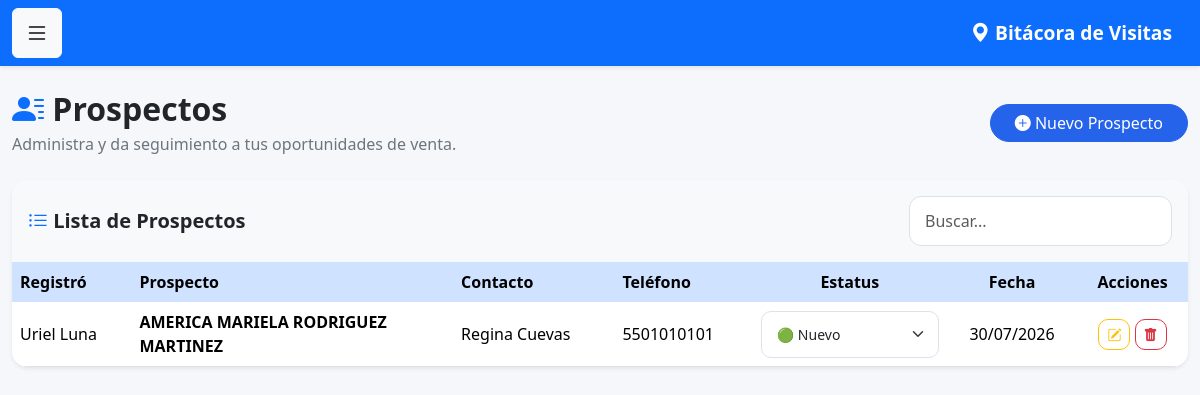
/prospectos (signed in), run on an earlier commit of the app's database.
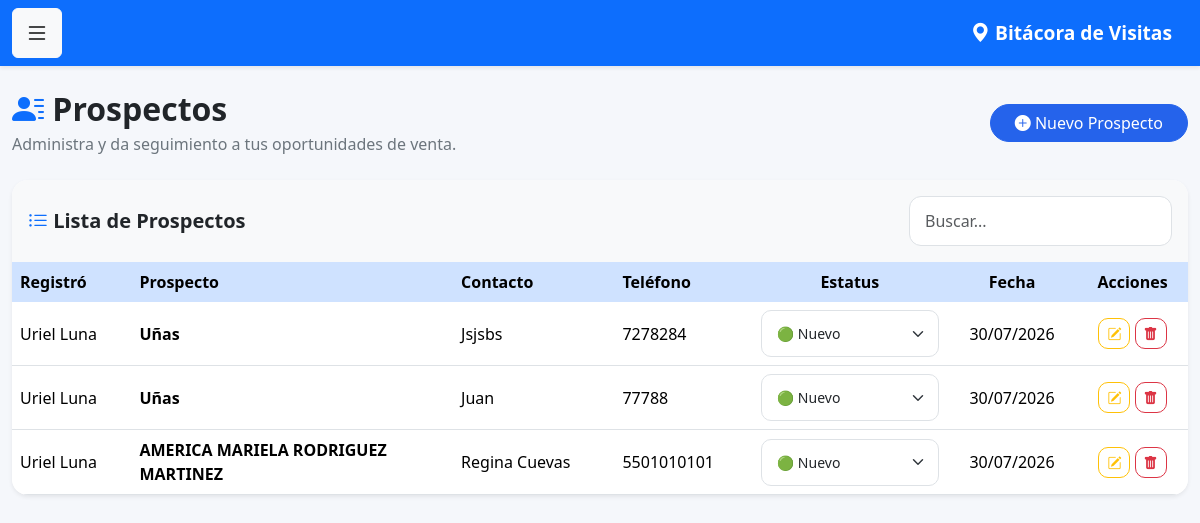
And on a later commit of the database.
### models.py (models this page shows)
class Prospecto(db.Model):
    __tablename__ = 'prospectos'
    id = db.Column(
        db.Integer,
        primary_key=True
    )
    nombre = db.Column(
        db.String(200),
        nullable=False
    )
    contacto = db.Column(
        db.String(150)
    )
    telefono = db.Column(
        db.String(50)
    )
    direccion = db.Column(
        db.Text
    )
    observaciones = db.Column(
        db.Text
    )
    estatus = db.Column(
        db.String(50),
        default='Nuevo'
    )
    usuario_id = db.Column(
        db.Integer,
        db.ForeignKey('usuarios.id')
    )
    fecha_registro = db.Column(
        db.DateTime,
        default=datetime.utcnow
    )
    usuario = db.relationship(
        'Usuario',
        backref='prospectos'
    )
    latitud = db.Column(
    db.String(50)
    )
    longitud = db.Column(
        db.String(50)
    )

class Usuario(UserMixin, db.Model):
    __tablename__ = 'usuarios'
    id = db.Column(db.Integer, primary_key=True)
    nombre = db.Column(db.String(100), nullable=False)
    correo = db.Column(db.String(120), unique=True, nullable=False)
    password = db.Column(db.String(500), nullable=False)
    rol = db.Column(db.String(20), default='vendedor')
    activo = db.Column(db.Boolean, default=True)

### app.py (the view)
@app.route('/prospectos')
@login_required
def prospectos():
    if current_user.rol in ['admin', 'supervisor']:
        prospectos = Prospecto.query.order_by(
            Prospecto.fecha_registro.desc()
        ).all()
    else:
        prospectos = Prospecto.query.filter_by(
            usuario_id=current_user.id
        ).order_by(
            Prospecto.fecha_registro.desc()
        ).all()
    return render_template(
        'prospectos.html',
        prospectos=prospectos
    )

### app.py (called while the page is built)
@login_manager.user_loader
def load_user(user_id):
    return Usuario.query.get(int(user_id))

### templates/prospectos.html (shortened to what this page needs)
{% extends 'base.html' %}
{% block contenido %}
<div class="d-flex justify-content-between align-items-center mb-4">
    <div>
        <h2 class="fw-bold mb-1">
            <i class="bi bi-person-lines-fill text-primary"></i>
            Prospectos
        </h2>
        <p class="text-muted mb-0">
            Administra y da seguimiento a tus oportunidades de venta.
        </p>
    </div>
    <a href="{{ url_for('nuevo_prospecto') }}"
       class="btn btn-primary rounded-pill px-4">
        <i class="bi bi-plus-circle-fill"></i>
        Nuevo Prospecto
    </a>
</div>
<div class="card shadow-sm border-0 rounded-4">
    <div class="card-header bg-light py-3">
        <div class="d-flex justify-content-between align-items-center">
            <h5 class="mb-0">
                <i class="bi bi-list-ul text-primary"></i>
                Lista de Prospectos
            </h5>
            <input
                id="buscarProspecto"
                class="form-control w-auto"
                placeholder="Buscar...">
        </div>
    </div>
    <div class="table-responsive">
        <table class="table table-hover align-middle mb-0" id="tablaProspectos">
            <thead class="table-primary">
                <tr>
                    <th>Registró</th>
                    <th>Prospecto</th>
                    <th>Contacto</th>
                    <th>Teléfono</th>
                    <th class="text-center">Estatus</th>
                    <th class="text-center">Fecha</th>
                    <th class="text-center">Acciones</th>
                </tr>
            </thead>
            <tbody>
            {% for p in prospectos %}
                <tr>
                    <td>
                        <div class="d-flex align-items-center">
                            {{ p.usuario.nombre }}
                        </div>
                    </td>
                    <td>
                        <strong>
                            {{ p.nombre }}
                        </strong>
                    </td>
                    <td>
                        {{ p.contacto }}
                    </td>
                    <td>
                        {{ p.telefono }}
                    </td>
                    <td class="text-center">
                        <form
                            method="POST"
                            action="{{ url_for('cambiar_estatus_prospecto', id=p.id) }}">
                            <select
                                name="estatus"
                                class="form-select form-select-sm"
                                onchange="this.form.submit()">
                                <option value="Nuevo"
                                    {% if p.estatus == 'Nuevo' %}selected{% endif %}>
                                    🟢 Nuevo
                                </option>
                            </select>
                        </form>
                    </td>
                    <td class="text-center">
                        {% if p.fecha_registro %}
                            {{ p.fecha_registro.strftime('%d/%m/%Y') }}
                        {% else %}
                            —
                        {% endif %}
                    </td>
                    <td class="text-center">
                        <a
                            href="{{ url_for('editar_prospecto', id=p.id) }}"
                            class="btn btn-outline-warning btn-sm"
                            title="Editar">
                            <i class="bi bi-pencil-square"></i>
                        </a>
                        {% if current_user.rol == 'admin' %}
                        <a
                            href="{{ url_for('eliminar_prospecto', id=p.id) }}"
                            class="btn btn-outline-danger btn-sm"
                            onclick="return confirm('¿Eliminar este prospecto?');"
                            title="Eliminar">
                            <i class="bi bi-trash-fill"></i>
                        </a>
                        {% endif %}
                    </td>
                </tr>
            {% endfor %}
            </tbody>
        </table>
    </div>
</div>
{% endblock %}

### templates/base.html (shortened to what this page needs)
<!DOCTYPE html>
<html lang="es">
<head>
<link rel="stylesheet" href="{{ url_for('static', filename='css/style.css') }}">
    <link
    href="https://cdn.jsdelivr.net/npm/bootstrap@5.3.3/dist/css/bootstrap.min.css"
    rel="stylesheet">
    <link rel="stylesheet"
    href="https://cdn.jsdelivr.net/npm/bootstrap-icons@1.11.3/font/bootstrap-icons.min.css">
    <link rel="stylesheet"
    href="{{ url_for('static', filename='css/style.css') }}">
</head>
<body>
<nav class="navbar navbar-dark bg-primary shadow-sm">
<div class="container-fluid">
<button
class="btn btn-light"
type="button"
data-bs-toggle="offcanvas"
data-bs-target="#menuLateral">
<i class="bi bi-list fs-4"></i>
</button>
<span class="navbar-brand fw-bold">
<i class="bi bi-geo-alt-fill"></i>
Bitácora de Visitas
</span>
</div>
</nav>
<main class="container py-4">
{% block contenido %}
{% endblock %}
</main>
</body>
</html>

### static/css/style.css (style rules this page uses)
body { background: #f5f7fb; font-family: "Segoe UI", Roboto, Helvetica, Arial, sans-serif; color: #212529; }
.container { max-width: 1400px; }
h1, h2, h3, h4, h5 { font-weight: 700; }
.text-muted { color: #6c757d !important; }
.card { border: none; border-radius: 18px; overflow: hidden; box-shadow: 0 6px 18px rgba(0,0,0,.08); }
.card-header { border: none; }
.form-control, .form-select { border-radius:12px; padding:12px 15px; border:1px solid #dee2e6; transition:.25s; }
.btn { transition:.25s; }
.btn-primary { background:#2563eb; border-color:#2563eb; }
.table { margin-bottom:0; }
.table thead th { font-weight:600; border:none; }
.table-hover tbody tr { transition:.25s; }
.table td, .table th { vertical-align:middle; }
.btn-sm { border-radius:10px; }
.form-select-sm { border-radius:10px; }
.table td { max-width:250px; }
.table td:nth-child(4) { white-space:normal; }
.navbar { min-height:65px; }
.navbar-brand { font-size:1.2rem; }

What changed in the data, as far as the page shows it:
added Prospecto: usuario.nombre "Uriel Luna", nombre "Uñas", contacto "Jsjsbs", telefono "7278284", estatus "🟢 Nuevo", fecha_registro "30/07/2026"
added Prospecto: usuario.nombre "Uriel Luna", nombre "Uñas", contacto "Juan", telefono "77788", estatus "🟢 Nuevo", fecha_registro "30/07/2026"
